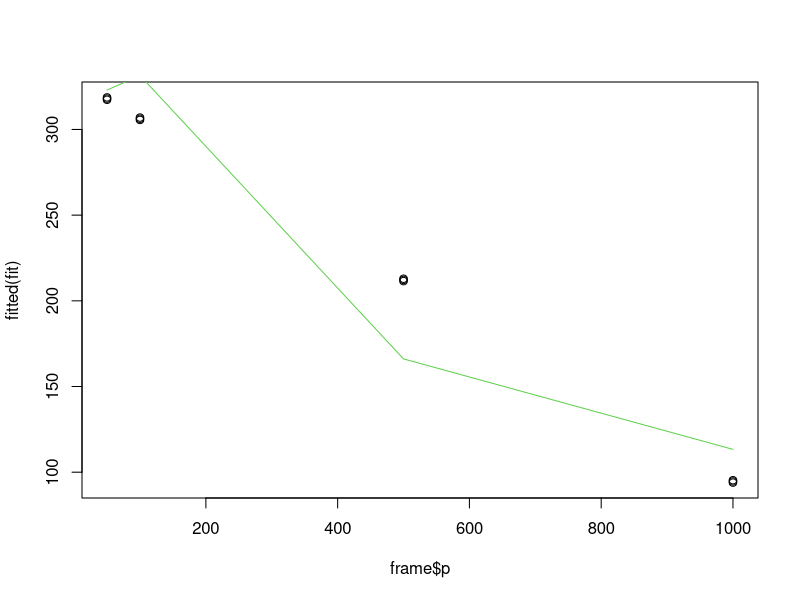
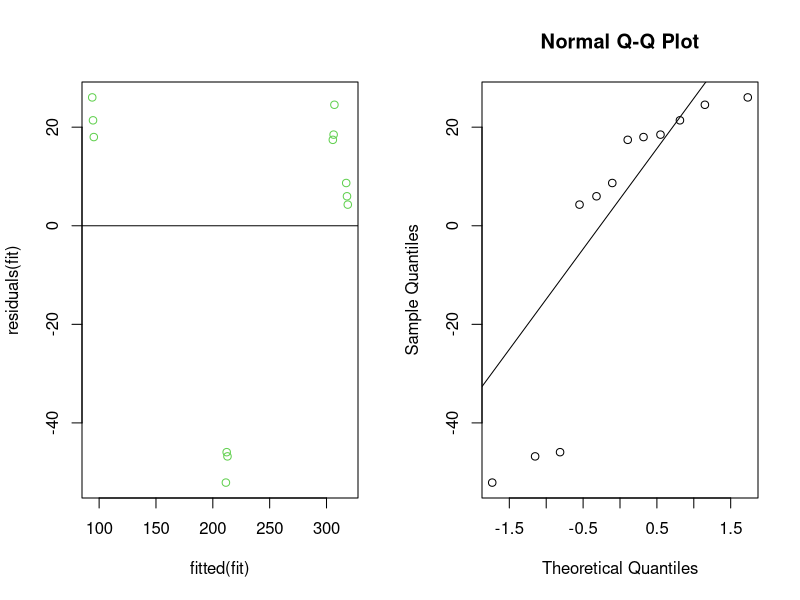
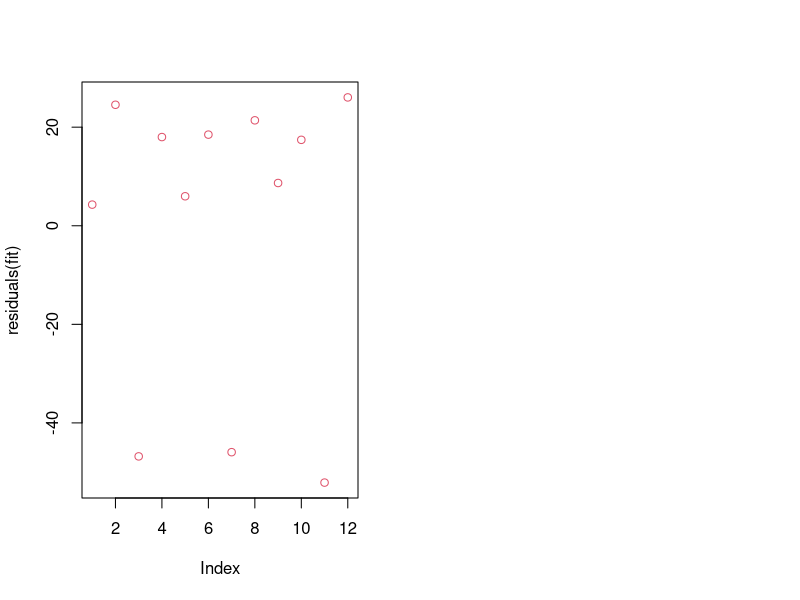
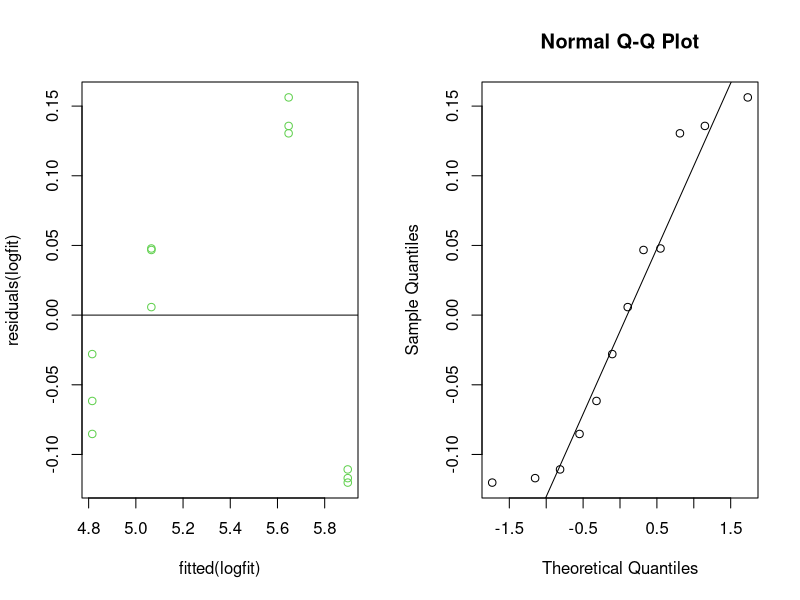
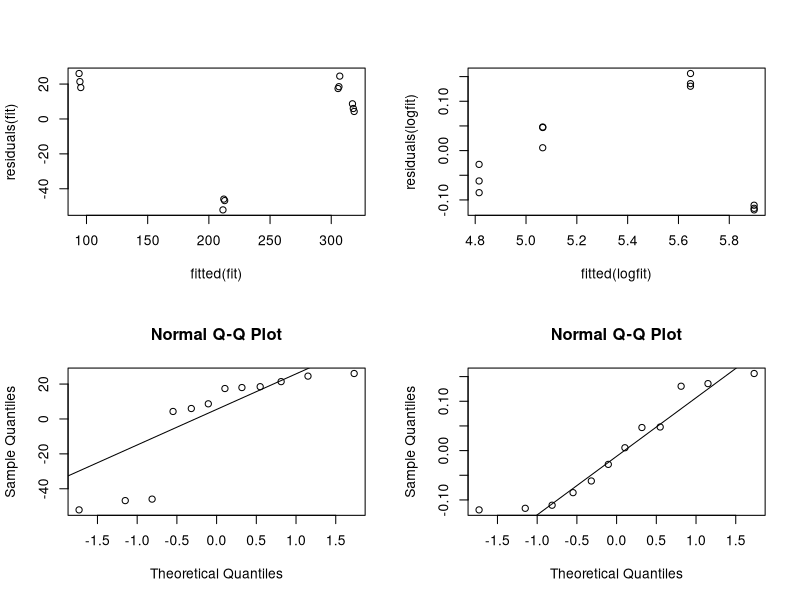
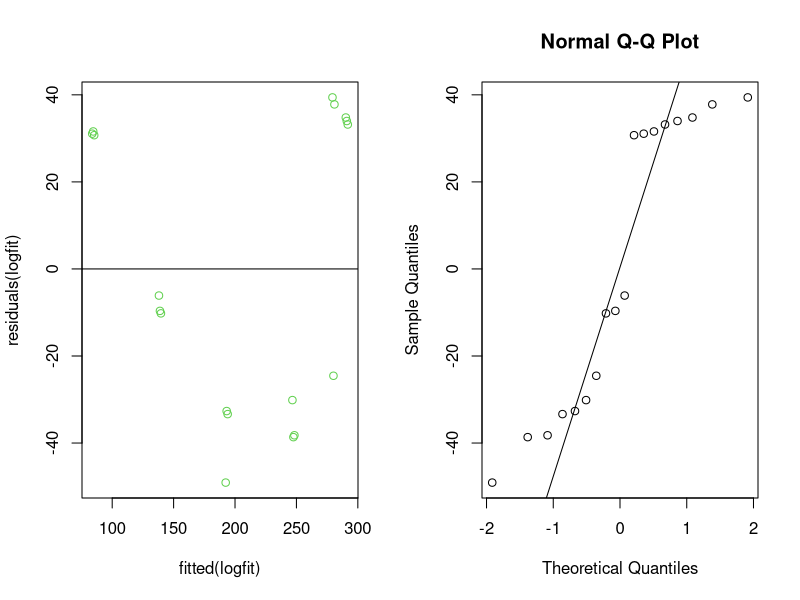
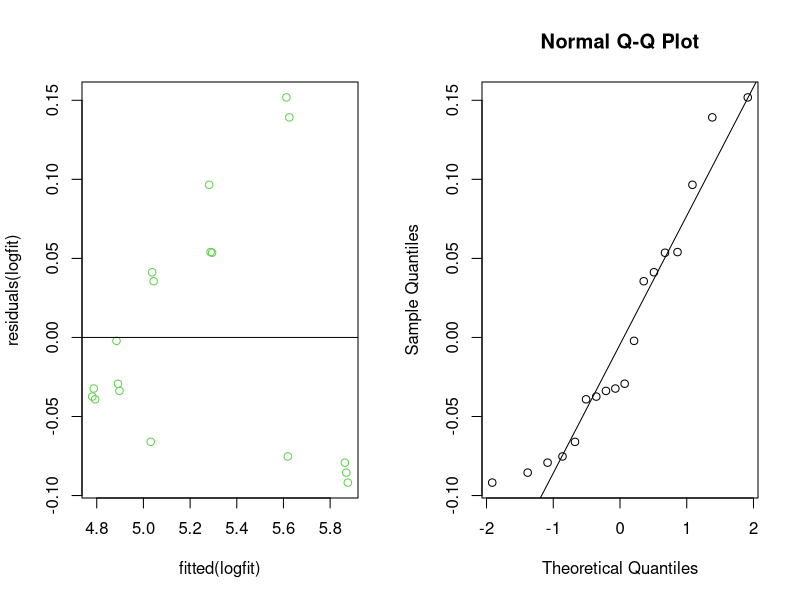

The R source for these figures, in order:
#trying to fit the runtimes with a meaningful fit
en <- c(3,4,5)
p <- c(50,100,500,1000)
alpha <- 0.01
m1 <- c(323,331.5,166.1005,113.3078)
m2 <- c(324,324.75,166.2621,116.0109)
m3 <- c(326,323,159.3972,119.9674)
ratio <- c(m1,m2,m3)
data <- cbind(matrix(ratio,12,1),rep(p,3),c(rep(en[1],4),rep(en[2],4),rep(en[3],4)))
frame <- data.frame(data)
names(frame) <- c("r","p","en")
fit <- lm(r ~.,frame)
summary(fit) #this is without taking any logs
plot(frame$p,fitted(fit))
lines(frame$p[1:4],frame$r[1:4],type="l",col=3)
par(mfrow=c(1,2))
plot(fitted(fit),residuals(fit),col=3)# tukey-anscombe plot
abline(0,0)

qqnorm(residuals(fit))# checking if the residuals seem to be normally distributed
qqline(residuals(fit))

plot(residuals(fit),col=2)# serial correlation plot


frame$r <- log(frame$r)
frame$p <- log(frame$p)

logfit <- lm(r~.,frame)
sum <- summary(logfit) # looks good, p is significant.
par(mfrow=c(1,2))
plot(fitted(logfit),residuals(logfit),col=3)
abline(0,0)

qqnorm(residuals(logfit))
qqline(residuals(logfit))

par(mfrow=c(2,2))
plot(fitted(fit),residuals(fit))
plot(fitted(logfit),residuals(logfit))

qqnorm(residuals(fit))
qqline(residuals(fit))
qqnorm(residuals(logfit))
qqline(residuals(logfit))

#so the en variable seems to be unrelevant

newframe <- frame[,-3]

finalsum <- summary(lm(r~.,newframe))
finalsum$coefficients

## //NEW TEST\\ new measurements
## done for p= 50,100,250,500,750,1000
m4 <- c(325,318.75,216.6053,143.3178,131.9550,114.8082)#en = 3
m5 <- c(325,255.60,208.8974,160.5571,129.2362,116.1248)#en = 4
m6 <- c(325,318.75,210.1282,160.6588,129.4663,116.0660)#en = 5
ratio <- c(m4,m5,m6)
en <- c(3,4,5)
p2 <- c(50,100,250,500,750,1000)
data <- cbind(matrix(ratio,18,1),rep(p2,3),c(rep(en[1],6),rep(en[2],6),rep(en[3],6)))
frame <- data.frame(data)
names(frame) <- c("r","p","en")

logfit <- lm(r~.,frame)
sum <- summary(logfit) # looks good, p is significant.
par(mfrow=c(1,2))
plot(fitted(logfit),residuals(logfit),col=3)
abline(0,0)

qqnorm(residuals(logfit))
qqline(residuals(logfit))

frame$r <- log(frame$r)
frame$p <- log(frame$p)

logfit <- lm(r~.,frame)
sum <- summary(logfit) # looks good, p is significant.
par(mfrow=c(1,2))
plot(fitted(logfit),residuals(logfit),col=3)
abline(0,0)

qqnorm(residuals(logfit))
qqline(residuals(logfit))
#so the en variable seems to be unrelevant

newframe <- frame[,-3]

##model selection problem, need to use different data for the fit this time.
finalsum <- summary(lm(r~.,newframe))
finalsum$coefficients

## seems like en is really unrelevant and the log(p) coefficient is -0.36129
